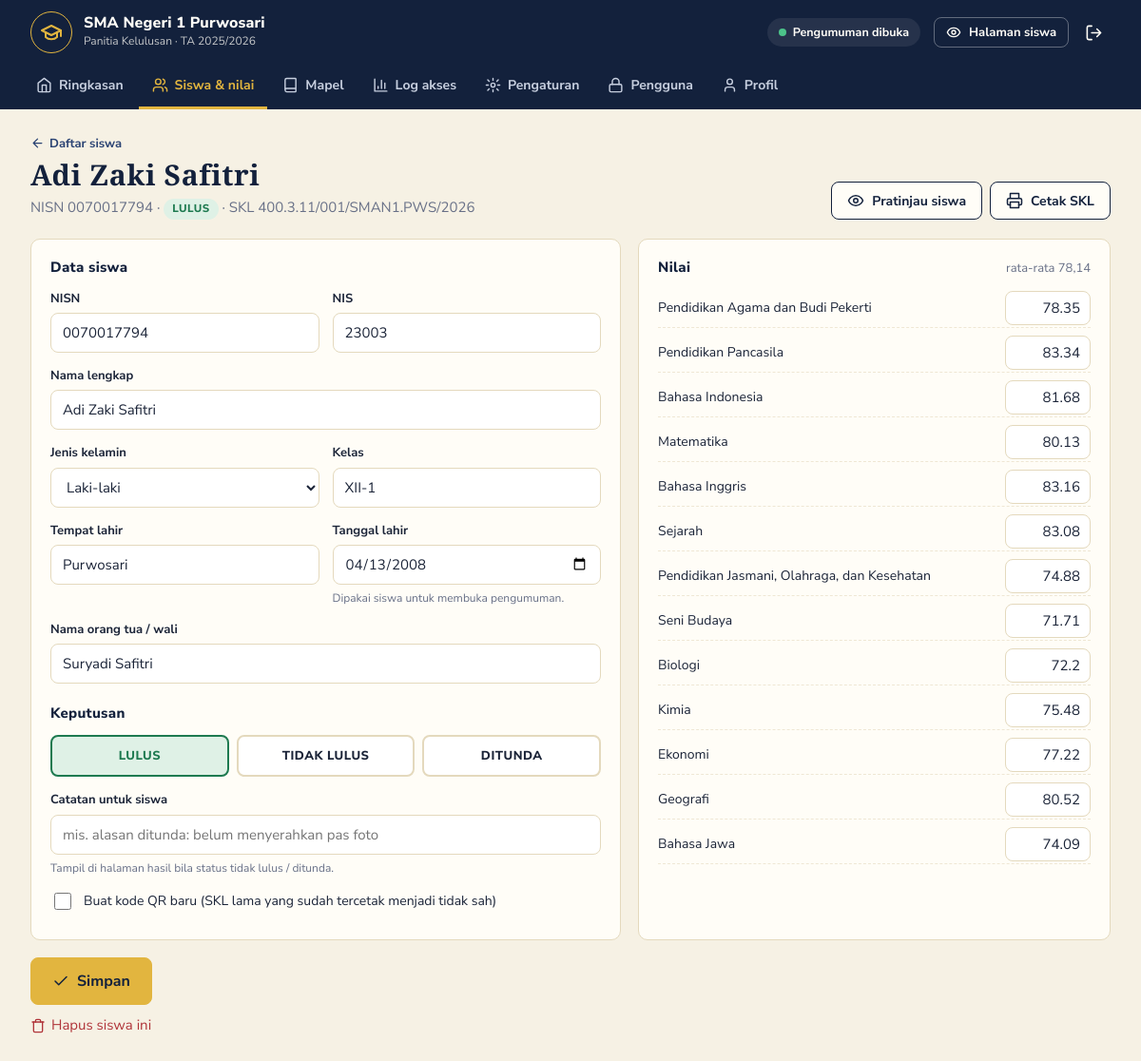
The app's page /index.php?page=siswa.form&id=1 (signed in) with its own data.
### tables this page shows
CREATE TABLE siswa (
  id INT AUTO_INCREMENT PRIMARY KEY,
  nisn VARCHAR(20) NOT NULL UNIQUE,
  nis VARCHAR(20) NOT NULL DEFAULT '',
  nama VARCHAR(120) NOT NULL,
  jk ENUM('L','P') NOT NULL DEFAULT 'L',
  kelas VARCHAR(30) NOT NULL,
  tempat_lahir VARCHAR(60) NOT NULL DEFAULT '',
  tgl_lahir DATE NOT NULL,
  nama_ortu VARCHAR(120) NOT NULL DEFAULT '',
  status ENUM('lulus','tidak_lulus','ditunda') NOT NULL DEFAULT 'lulus',
  catatan VARCHAR(255) NOT NULL DEFAULT '',
  no_urut INT NULL,                  
  token CHAR(16) NOT NULL UNIQUE,    
  dilihat_at DATETIME NULL,          
  dilihat_kali INT NOT NULL DEFAULT 0,
  updated_at DATETIME NOT NULL DEFAULT CURRENT_TIMESTAMP ON UPDATE CURRENT_TIMESTAMP,
  INDEX (kelas, nama)
);

CREATE TABLE mapel (
  id INT AUTO_INCREMENT PRIMARY KEY,
  kelompok VARCHAR(10) NOT NULL DEFAULT 'A',
  nama VARCHAR(100) NOT NULL,
  urutan INT NOT NULL DEFAULT 1
);

### index.php (called while the page is built, shortened)
<?php
require __DIR__ . '/includes/bootstrap.php';
$routes = [
    'beranda'      => 'pages/beranda.php',
    'hasil'        => 'pages/hasil.php',
    'skl.saya'     => 'pages/skl.php',
    'verifikasi'   => 'pages/verifikasi.php',
    'waktu'        => 'pages/waktu.php',
    'keluar.siswa' => 'pages/keluar_siswa.php',
    'login'        => 'pages/login.php',
    'logout'       => 'pages/logout.php',
    'dashboard'    => 'pages/dashboard.php',
    'siswa'        => 'pages/siswa/index.php',
    'siswa.form'   => 'pages/siswa/form.php',
    'siswa.aksi'   => 'pages/siswa/aksi.php',
    'siswa.impor'  => 'pages/siswa/impor.php',
    'skl'          => 'pages/skl.php',
    'mapel'        => 'pages/mapel.php',
    'log'          => 'pages/log.php',
    'pengaturan'   => 'pages/pengaturan.php',
    'pengguna'     => 'pages/pengguna.php',
    'profil'       => 'pages/profil.php',
];
$page = $_GET['page'] ?? 'beranda';
require __DIR__ . '/' . $routes[$page];

### pages/siswa/form.php (the view, shortened to what this page needs)
<?php
$id = (int) ($_GET['id'] ?? 0);
$s = $id ? q('SELECT * FROM siswa WHERE id = ?', [$id])->fetch() : null;
$d = $s ?: ['nisn' => '', 'nis' => '', 'nama' => '', 'jk' => 'L', 'kelas' => '', 'tempat_lahir' => '', 'tgl_lahir' => '', 'nama_ortu' => '', 'status' => 'lulus', 'catatan' => ''];
$nilai = $id ? nilai_siswa($id) : [];
$mapel = mapel_semua();
$title = $s ? $s['nama'] : 'Tambah siswa';
$kembali = [url('siswa'), 'Daftar siswa'];
if ($s) {
    $sub = 'NISN ' . e($s['nisn']) . ' · ' . chip($s['status']) . ($s['no_urut'] ? ' · SKL ' . e(nomor_skl((int) $s['no_urut'])) : '');
    $actions = '<a class="btn" href="' . url('hasil', ['pratinjau' => $s['id']]) . '" target="_blank">' . icon('mata') . 'Pratinjau siswa</a>'
             . ($s['status'] === 'lulus' ? '<a class="btn" href="' . url('skl', ['id' => $s['id']]) . '" target="_blank">' . icon('cetak') . 'Cetak SKL</a>' : '');
}
require __DIR__ . '/../../includes/header.php';
?>
<form method="post" class="grid dua lebar-kiri">
  <section class="kartu">
    <h3>Data siswa</h3>
    <div class="baris-f">
      <label class="f"><span>NISN</span><input name="nisn" value="<?= e($d['nisn']) ?>" inputmode="numeric" required maxlength="20"></label>
      <label class="f"><span>NIS</span><input name="nis" value="<?= e($d['nis']) ?>" maxlength="20"></label>
    </div>
    <label class="f"><span>Nama lengkap</span><input name="nama" value="<?= e($d['nama']) ?>" required maxlength="120"></label>
    <div class="baris-f">
      <label class="f"><span>Jenis kelamin</span><select name="jk"><option value="L">Laki-laki</option><option value="P" <?= $d['jk'] === 'P' ? 'selected' : '' ?>>Perempuan</option></select></label>
      <label class="f"><span>Kelas</span><input name="kelas" value="<?= e($d['kelas']) ?>" required maxlength="30" placeholder="XII-1" list="daftar-kelas"></label>
    </div>
    <div class="baris-f">
      <label class="f"><span>Tempat lahir</span><input name="tempat_lahir" value="<?= e($d['tempat_lahir']) ?>" maxlength="60"></label>
      <label class="f"><span>Tanggal lahir</span><input type="date" name="tgl_lahir" value="<?= e($d['tgl_lahir']) ?>" required><small>Dipakai siswa untuk membuka pengumuman.</small></label>
    </div>
    <label class="f"><span>Nama orang tua / wali</span><input name="nama_ortu" value="<?= e($d['nama_ortu']) ?>" maxlength="120"></label>
    <h3 class="mt">Keputusan</h3>
    <div class="pilih-status">
      <?php foreach (STATUS as $k => [$l, $w]): ?>
        <label class="opsi <?= $w ?>"><input type="radio" name="status" value="<?= $k ?>" <?= $d['status'] === $k ? 'checked' : '' ?>><span><?= e($l) ?></span></label>
      <?php endforeach; ?>
    </div>
    <label class="f"><span>Catatan untuk siswa</span><input name="catatan" value="<?= e($d['catatan']) ?>" maxlength="255" placeholder="mis. alasan ditunda: belum menyerahkan pas foto"><small>Tampil di halaman hasil bila status tidak lulus / ditunda.</small></label>
    <?php if ($s): ?><label class="cek"><input type="checkbox" name="token_baru" value="1"> Buat kode QR baru (SKL lama yang sudah tercetak menjadi tidak sah)</label><?php endif; ?>
  </section>
  <section class="kartu">
    <div class="kartu-kepala"><h3>Nilai</h3><span class="kecil muted">rata-rata <?= angka(rata($nilai)) ?></span></div>
    <div class="daftar-nilai">
      <?php foreach ($mapel as $m): ?>
        <label><span><?= e($m['nama']) ?></span><input name="nilai[<?= (int) $m['id'] ?>]" value="<?= isset($nilai[$m['id']]) ? e(rtrim(rtrim(number_format((float) $nilai[$m['id']], 2, '.', ''), '0'), '.')) : '' ?>" inputmode="decimal" aria-label="Nilai <?= e($m['nama']) ?>"></label>
      <?php endforeach; ?>
    </div>
  </section>
  <div class="aksi-bawah"><button class="btn emas besar"><?= icon('centang') ?>Simpan</button></div>
</form>
<?php if ($s): ?>
<form method="post" action="<?= url('siswa.aksi') ?>" class="hapus-form" data-yakin="Hapus <?= e($s['nama']) ?> beserta nilainya?">
  <button class="tautan merah"><?= icon('sampah', 16) ?>Hapus siswa ini</button>
</form>
<?php endif; ?>
<?php require __DIR__ . '/../../includes/footer.php'; ?>

### includes/header.php (shortened to what this page needs)
<?php
$_s = setelan();
$_menu = [['dashboard', 'Ringkasan', 'home'], ['siswa', 'Siswa & nilai', 'users'], ['mapel', 'Mapel', 'buku'], ['log', 'Log akses', 'grafik']];
if (is_admin()) array_push($_menu, ['pengaturan', 'Pengaturan', 'setel'], ['pengguna', 'Pengguna', 'kunci']);
$_menu[] = ['profil', 'Profil', 'user'];
$_cur = explode('.', $_GET['page'] ?? 'dashboard')[0];
$_st = status_pengumuman();
?>
<!DOCTYPE html>
<html lang="id">
<head>
<link rel="stylesheet" href="assets/css/style.css?v=1">
</head>
<body class="panel">
<header class="bar">
  <div class="bar-isi">
    <a class="pub-merek" href="<?= url('dashboard') ?>">
      <span class="lambang"><?= icon('toga', 24) ?></span>
      <span><b><?= e($_s['nama_sekolah']) ?></b><small>Panitia Kelulusan · TA <?= e($_s['tahun_ajaran']) ?></small></span>
    </a>
    <span class="status-umum s-<?= $_st ?>"><i></i><?= ['belum' => 'Belum dibuka', 'buka' => 'Pengumuman dibuka', 'tutup' => 'Sudah ditutup'][$_st] ?></span>
    <div class="bar-kanan">
      <a class="btn garis-terang kecil" href="<?= url('beranda') ?>" target="_blank"><?= icon('mata', 16) ?><span>Halaman siswa</span></a>
      <form method="post" action="<?= url('logout') ?>"><?= csrf_field() ?><button class="ibtn" title="Keluar" aria-label="Keluar"><?= icon('keluar', 19) ?></button></form>
    </div>
  </div>
  <nav class="tab-nav" aria-label="Menu panitia">
    <?php foreach ($_menu as [$_k, $_l, $_i]): ?>
      <a href="<?= url($_k) ?>" class="<?= $_cur === $_k ? 'aktif' : '' ?>"><?= icon($_i, 17) ?><?= e($_l) ?></a>
    <?php endforeach; ?>
  </nav>
</header>
<main class="isi">
  <div class="judul-hal">
    <div>
      <?php if (!empty($kembali)): ?><a class="kembali" href="<?= e($kembali[0]) ?>"><?= icon('kiri', 15) ?> <?= e($kembali[1]) ?></a><?php endif; ?>
      <h1><?= e($title ?? 'Ringkasan') ?></h1>
      <?php if (!empty($sub)): ?><p><?= $sub ?></p><?php endif; ?>
    </div>
    <?php if (!empty($actions)): ?><div class="aksi"><?= $actions ?></div><?php endif; ?>
  </div>

### records on screen
siswa: nama "Adi Zaki Safitri", nisn "0070017794", nis "23003", kelas "XII-1", tempat_lahir "Purwosari", tgl_lahir "04/13/2008", nama_ortu "Suryadi Safitri"
mapel: nama "Pendidikan Agama dan Budi Pekerti", id "78.35"
mapel: nama "Pendidikan Pancasila", id "83.34"
mapel: nama "Bahasa Indonesia", id "81.68"
mapel: nama "Matematika", id "80.13"
mapel: nama "Bahasa Inggris", id "83.16"
mapel: nama "Sejarah", id "83.08"
mapel: nama "Pendidikan Jasmani, Olahraga, dan Kesehatan", id "74.88"
mapel: nama "Seni Budaya", id "71.71"
mapel: nama "Biologi", id "72.2"
mapel: nama "Kimia", id "75.48"
mapel: nama "Ekonomi", id "77.22"
mapel: nama "Geografi", id "80.52"
mapel: nama "Bahasa Jawa", id "74.09"

### other values on screen
$_s['nama_sekolah'] "SMA Negeri 1 Purwosari"
$_s['tahun_ajaran'] "2025/2026"
$_l "Ringkasan"
$_l "Siswa & nilai"
$_l "Mapel"
$_l "Log akses"
$_l "Pengaturan"
$_l "Pengguna"
$_l "Profil"
$kembali[1] "Daftar siswa"
$sub "NISN 0070017794 · · SKL 400.3.11/001/SMAN1.PWS/2026"
$l "LULUS"
$l "TIDAK LULUS"
$l "DITUNDA"
angka(rata($nilai)) "78,14"
